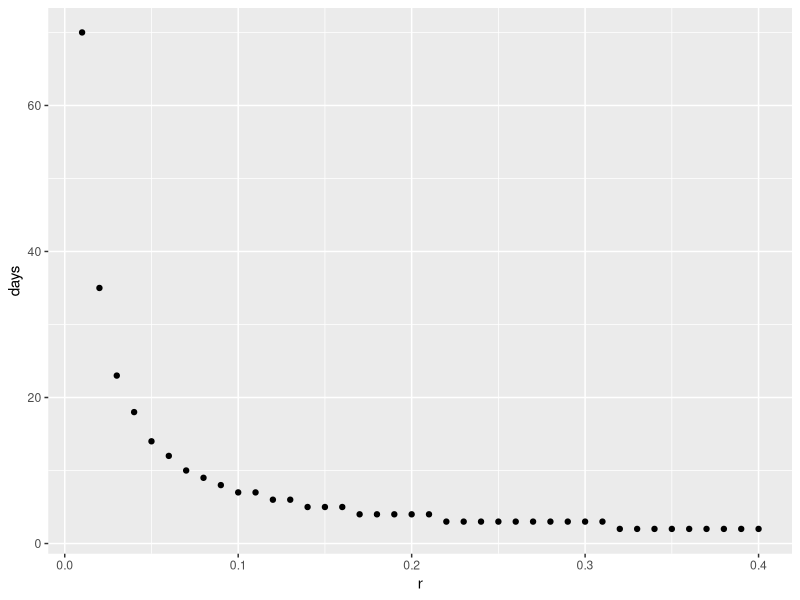
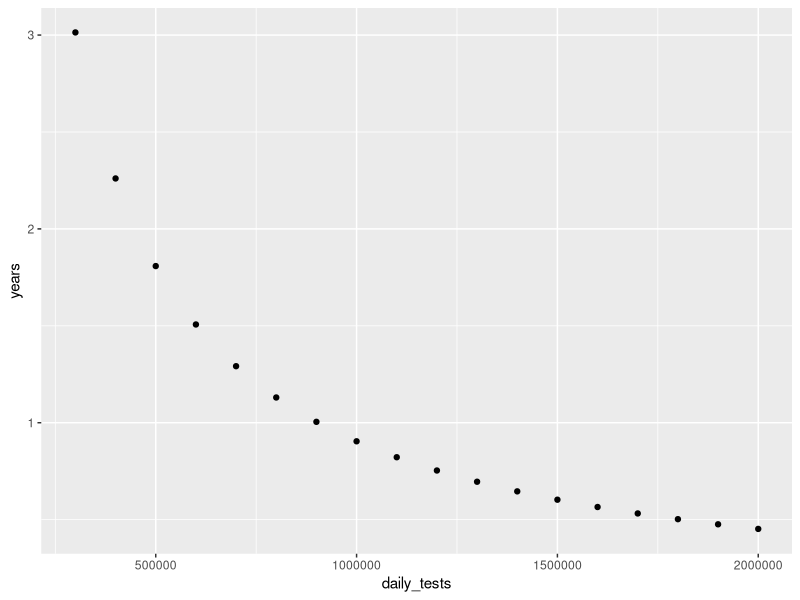

These charts were generated, in order, by the following R code:
## ---- chunk 1
knitr::opts_chunk$set(echo = TRUE, comment = "      ##", error = TRUE, collapse = TRUE)
library(magrittr)
library(lobstr)
library(here) # }}}
## ---- chunk 2
library(ggplot2)
library(tibble)
r <- seq(.01, .40, by = .01)
r

# log is base e
days <- function(r) log(2) / log(1 + r)

n <- round(days(r), 0)
n

t <- tibble(r = r, days = n)

ggplot(t, aes(x = r, y = days)) +
  geom_point()
## ---- chunk 3
# US daily testing, ~ 500,000 per day

pop <- 330e6
tests <- seq(.3, 2.0, by = .1)
tests <- tests * 1e6

f <- function(tests) pop / (tests * 365)

t <- tibble(daily_tests = tests, years = f(tests))


h <- ggplot(t, aes(x = daily_tests, y = years)) +
  geom_point()
h
